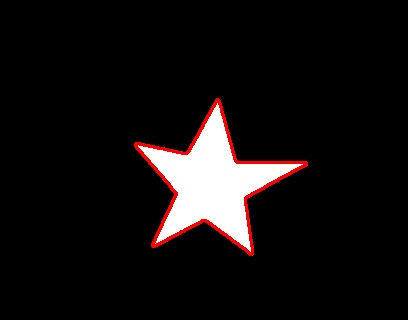
#> input picture TPS/TP2/contornos_prueba/stars/WhatsApp Image 2025-09-18 at 22.45.26.jpeg, 408 x 320 px, given in place of the camera
$ python model.py
#> lines starting #> are read from the running program, lines starting #| are printed output that depends on the picture; after the words box and inside, x2 and y2 are one past the last pixel; in counts of white or black regions, pixels touching at a corner belong together
# ...existing code...
import cv2
import numpy as np
from sklearn.neighbors import KNeighborsClassifier

# Ajustes para que el cambio del trackbar sea más notorio
BASE_THRESHOLD = 100
TRACKBAR_MAX = 30
TRACKBAR_SENSITIVITY = 8  # multiplicador para amplificar el efecto del trackbar

# ---------------- TRACKBAR ----------------
def create_trackbar(trackbar_name, window_name, slider_max):
    # Inicializa el trackbar en el punto medio para permitir desplazamientos negativos/positivos
    cv2.createTrackbar(trackbar_name, window_name, slider_max // 2, slider_max, on_trackbar)

def on_trackbar(val):
    pass

def get_trackbar_value(trackbar_name, window_name):
    return int(cv2.getTrackbarPos(trackbar_name, window_name))

# ---------------- DATASET ----------------
def cargar_dataset(file="dataset.txt"):
    """Carga el dataset desde el archivo de texto."""
#> called with file = 'dataset.txt'
    X, y = [], []
    with open(file, "r") as f:
#> (reads TPS/TP2-Form_classification/dataset.txt from the repository)
        for linea in f:
            parts = linea.strip().split(",")
            features = list(map(float, parts[:-1]))
            label = parts[-1]
            X.append(features)
            y.append(label)
    return np.array(X), np.array(y)

def entrenar_modelo():
    """Entrena un modelo KNN usando el dataset."""
    X, y = cargar_dataset()
    modelo = KNeighborsClassifier(n_neighbors=3)
    modelo.fit(X, y)
    return modelo

# ---------------- RECONOCIMIENTO EN VIVO ----------------
def reconocimiento_en_vivo(modelo):
    """Abre la cámara y clasifica figuras en tiempo real con trackbar (0–30)."""
    cap = cv2.VideoCapture(0)
    window_name = "Reconocimiento de Figuras"
    cv2.namedWindow(window_name)

    # Crear trackbar para controlar el threshold (0–TRACKBAR_MAX)
    create_trackbar("Threshold", window_name, TRACKBAR_MAX)
    mid = TRACKBAR_MAX // 2

    while True:
        ret, frame = cap.read()
#> frame is the input picture: shape (320, 408, 3); mean B, G, R 16.3, 16.3, 20
        if not ret:
            break

        gray = cv2.cvtColor(frame, cv2.COLOR_BGR2GRAY)
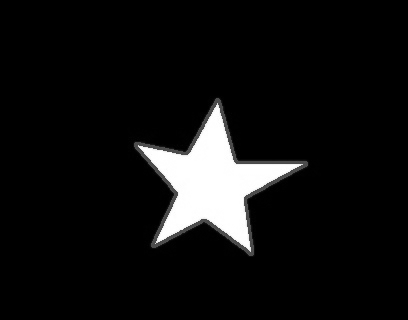
#> gray: shape (320, 408); min 0, max 255, mean 17.4

        # Obtener valor actual del trackbar (0–TRACKBAR_MAX) y centrarlo
        raw_val = get_trackbar_value("Threshold", window_name)
        centered = raw_val - mid  # puede ser negativo si se mueve hacia la izquierda

        # Amplificar el cambio para que sea más notorio
        scaled_offset = int(centered * TRACKBAR_SENSITIVITY)

        # Calcular threshold final y recortarlo al rango válido 0-255
        thresh_val = int(np.clip(BASE_THRESHOLD + scaled_offset, 0, 255))
        _, thresh = cv2.threshold(gray, thresh_val, 255, cv2.THRESH_BINARY_INV)
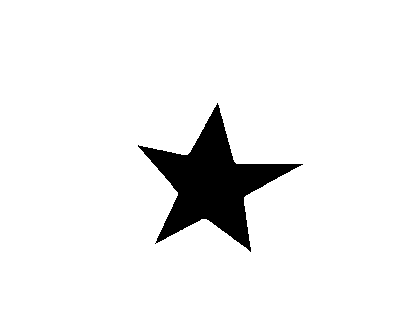
#> thresh: shape (320, 408); 93.7% white; 1 black region, box (x1, y1, x2, y2) and area: (138, 103, 303, 252) 8277

        contours, _ = cv2.findContours(thresh, cv2.RETR_EXTERNAL, cv2.CHAIN_APPROX_SIMPLE)
#> contours = [[[0, 0], [0, 319], [407, 319], [407, 0]]]
        for cnt in contours:
            area = cv2.contourArea(cnt)
            if area > 1000:  # filtro de ruido
                x, y_, w, h = cv2.boundingRect(cnt)
                roi = thresh[y_:y_+h, x:x+w]

                moments = cv2.moments(roi)
                hu = cv2.HuMoments(moments).flatten()
                for i in range(0, 7):
                    hu[i] = -1 * np.sign(hu[i]) * np.log10(abs(hu[i]) + 1e-10)

                prediccion = modelo.predict([hu])[0]

                cv2.rectangle(frame, (x, y_), (x+w, y_+h), (0,255,0), 2)
                cv2.putText(frame, prediccion, (x, y_-10), cv2.FONT_HERSHEY_SIMPLEX,
                            0.9, (0,255,0), 2)
#> this loop made 1 pass
#> (cnt, area, x, y_, w, h, prediccion) on pass 1: ([[0, 0], [0, 319], [407, 319], [407, 0]], 129833, 0, 0, 408, 320, 'hearts')
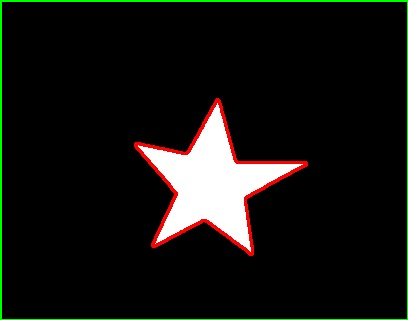
#> frame: shape (320, 408, 3); 1.67% of pixels changed, all inside (x1, y1, x2, y2) = (0, 0, 408, 320)

        cv2.imshow(window_name, frame)
        cv2.imshow("Threshold", thresh)

        if cv2.waitKey(1) & 0xFF == 27:  # ESC para salir
#> (key Esc is pressed here)
            break

    cap.release()
    cv2.destroyAllWindows()

if __name__ == "__main__":
    modelo = entrenar_modelo()
    reconocimiento_en_vivo(modelo)
# ...existing code...
